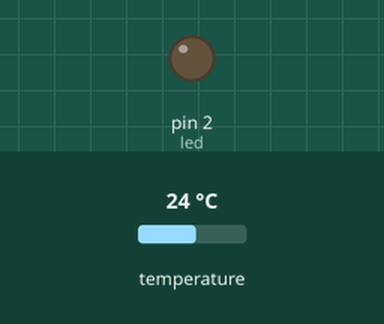
Bench run of a program on a simulated MicroPython board. On the bench: output pins drawn as LEDs (lit = HIGH). Inputs (shaded band) come from the test bench; at power-on: temperature 24 °C. WiFi joins after 1.5 s; what the program prints to the serial console is not drawn.

Above: at 13.6 s.
Timing chart, 0 to 35.9 s (numbered marks = the images above):
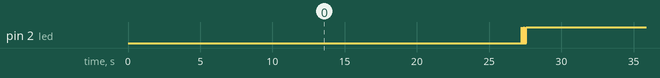

Measured:
- by itself, pin 2 (led): repeats every 27.6 s: LOW 0.15 s, HIGH 0.02 s, LOW 0.15 s, HIGH 27.1 s, LOW 0.15 s, HIGH 0.02 s
- by itself, everything shown: repeats every 27.6 s, in 4 steps

The program:

client_main.py
```python
from machine import Pin
import usocket as socket
import network
import utime
import select
import read_temp

sta_if = network.WLAN(network.STA_IF)
sta_if.active(True)
inner_loop_break = False
led = Pin(2, Pin.OUT)

s = socket.socket(socket.AF_INET, socket.SOCK_DGRAM)
s.settimeout(3)


def flash_led():
    led.off()
    utime.sleep_ms(150)
    led.on()
    utime.sleep_ms(15)


def send_temp(temp):
    vals = []
    if temp < 0:
        vals.append("-")
        temp = abs(temp)

    if temp == 0 and len(str(temp)) == 1:
        vals = ['0', '0', '0']
    else:
        if temp < 10:
            vals.append('0')

        for val in str(temp):
            try:
                int(val) # this ensures the decimal point isn't added to the array.
                # ^^ throws a value error if not a number
                vals.append(val)
            except ValueError:
                pass # val is the period separating the decimal.
        print(vals)

    msg = str.encode(" ".join(vals))
    s.sendto(msg, ("192.168.4.1", 80))

#     try:
#         msg_from_server = s.recvfrom(1024)
#         print("Message from server: " + str(msg_from_server[0]))
#     except OSError:
#         print("Message receive timeout")


try:
    while True:
        if not sta_if.isconnected():
            print("outer if, sta_if not connected")
            counter = 0
            try:
                print("\nConnecting to wifi")
                print(sta_if.isconnected())
                sta_if.connect("Thermometer", "my_thermo")

                counter += 1

                while not sta_if.isconnected():
                    if counter > 4:
                        break
                    utime.sleep(1)
                    counter += 1
            except KeyboardInterrupt:
                print("\nInterrupted while connecting to wifi.")
                inner_loop_break = True
        else:
            temps = read_temp.read_temp() # returns tempC and tempF as an array
#             send_temp(temps[1])

            test_temps = [-35.2, 110.0, 55.3, 45.4, 33.3]
            for test_temp in test_temps:
                send_temp(test_temp)
                utime.sleep(5)


            flash_led()
            flash_led()
            flash_led()
            utime.sleep(2)

        if inner_loop_break:
            raise KeyboardInterrupt
except KeyboardInterrupt:
    print("Interrupted in main loop")
```

read_temp.py
```python
import machine, onewire, ds18x20, time

ds_pin = machine.Pin(4)
ds_sensor = ds18x20.DS18X20(onewire.OneWire(ds_pin))


# try:
#     while True:
#       ds_sensor.convert_temp()
#       time.sleep_ms(750)
#       for rom in roms:
#         print(rom)
#         print(ds_sensor.read_temp(rom))
#       time.sleep(5)
# except KeyboardInterrupt:
#     print("Interrupted reading temperature")

def read_temp():
    try:
        roms = ds_sensor.scan()
        ds_sensor.convert_temp()
        time.sleep_ms(50)
        tempC = ds_sensor.read_temp(roms[0])

        try:
            tempF = (tempC * (9/5)) + 32
            tempC = round(tempC, 1)
            tempF = round(tempF, 1)
        except TypeError: # This means it couldn't read tempC
            tempC = 0
            tempF = 0

        return [tempC, tempF]
    except:
        print("Error detecting temperature sensor")
#     for rom in roms:
#         print(ds_sensor.read_temp(rom))
```
